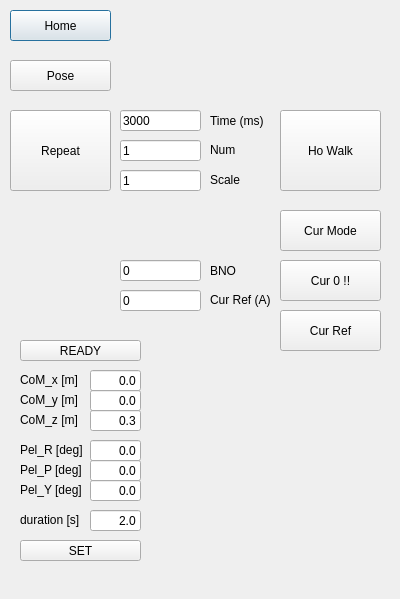
<?xml version="1.0" encoding="UTF-8"?>
<ui version="4.0">
 <class>PerformanceTestDialog</class>
 <widget class="QDialog" name="PerformanceTestDialog">
  <property name="geometry">
   <rect>
    <x>0</x>
    <y>0</y>
    <width>400</width>
    <height>599</height>
   </rect>
  </property>
  <property name="windowTitle">
   <string>Dialog</string>
  </property>
  <widget class="QPushButton" name="PT_BTN_HOME">
   <property name="geometry">
    <rect>
     <x>10</x>
     <y>10</y>
     <width>101</width>
     <height>31</height>
    </rect>
   </property>
   <property name="text">
    <string>Home</string>
   </property>
  </widget>
  <widget class="QPushButton" name="PT_BTN_POSE">
   <property name="geometry">
    <rect>
     <x>10</x>
     <y>60</y>
     <width>101</width>
     <height>31</height>
    </rect>
   </property>
   <property name="text">
    <string>Pose</string>
   </property>
  </widget>
  <widget class="QPushButton" name="PT_BTN_RPT">
   <property name="geometry">
    <rect>
     <x>10</x>
     <y>110</y>
     <width>101</width>
     <height>81</height>
    </rect>
   </property>
   <property name="text">
    <string>Repeat</string>
   </property>
  </widget>
  <widget class="QLineEdit" name="PT_LEDIT_NUM">
   <property name="geometry">
    <rect>
     <x>120</x>
     <y>140</y>
     <width>81</width>
     <height>21</height>
    </rect>
   </property>
   <property name="text">
    <string>1</string>
   </property>
  </widget>
  <widget class="QLineEdit" name="PT_LEDIT_TIME">
   <property name="geometry">
    <rect>
     <x>120</x>
     <y>110</y>
     <width>81</width>
     <height>21</height>
    </rect>
   </property>
   <property name="text">
    <string>3000</string>
   </property>
  </widget>
  <widget class="QLabel" name="label">
   <property name="geometry">
    <rect>
     <x>210</x>
     <y>111</y>
     <width>71</width>
     <height>20</height>
    </rect>
   </property>
   <property name="text">
    <string>Time (ms)</string>
   </property>
  </widget>
  <widget class="QLabel" name="label_2">
   <property name="geometry">
    <rect>
     <x>210</x>
     <y>140</y>
     <width>71</width>
     <height>20</height>
    </rect>
   </property>
   <property name="text">
    <string>Num</string>
   </property>
  </widget>
  <widget class="QLineEdit" name="PT_LEDIT_SCALE">
   <property name="geometry">
    <rect>
     <x>120</x>
     <y>170</y>
     <width>81</width>
     <height>21</height>
    </rect>
   </property>
   <property name="text">
    <string>1</string>
   </property>
  </widget>
  <widget class="QLabel" name="label_3">
   <property name="geometry">
    <rect>
     <x>210</x>
     <y>170</y>
     <width>71</width>
     <height>20</height>
    </rect>
   </property>
   <property name="text">
    <string>Scale</string>
   </property>
  </widget>
  <widget class="QPushButton" name="PT_BTN_WALKING">
   <property name="geometry">
    <rect>
     <x>280</x>
     <y>110</y>
     <width>101</width>
     <height>81</height>
    </rect>
   </property>
   <property name="text">
    <string>Ho Walk</string>
   </property>
  </widget>
  <widget class="QPushButton" name="PT_BTN_CUR_ZERO">
   <property name="geometry">
    <rect>
     <x>280</x>
     <y>260</y>
     <width>101</width>
     <height>41</height>
    </rect>
   </property>
   <property name="text">
    <string>Cur 0 !!</string>
   </property>
  </widget>
  <widget class="QPushButton" name="PT_BTN_CUR_REF">
   <property name="geometry">
    <rect>
     <x>280</x>
     <y>310</y>
     <width>101</width>
     <height>41</height>
    </rect>
   </property>
   <property name="text">
    <string>Cur Ref</string>
   </property>
  </widget>
  <widget class="QLabel" name="label_4">
   <property name="geometry">
    <rect>
     <x>210</x>
     <y>290</y>
     <width>71</width>
     <height>20</height>
    </rect>
   </property>
   <property name="text">
    <string>Cur Ref (A)</string>
   </property>
  </widget>
  <widget class="QLineEdit" name="PT_LEDIT_CUR_BNO">
   <property name="geometry">
    <rect>
     <x>120</x>
     <y>260</y>
     <width>81</width>
     <height>21</height>
    </rect>
   </property>
   <property name="text">
    <string>0</string>
   </property>
  </widget>
  <widget class="QLabel" name="label_5">
   <property name="geometry">
    <rect>
     <x>210</x>
     <y>261</y>
     <width>71</width>
     <height>20</height>
    </rect>
   </property>
   <property name="text">
    <string>BNO</string>
   </property>
  </widget>
  <widget class="QLineEdit" name="PT_LEDIT_CUR_REF">
   <property name="geometry">
    <rect>
     <x>120</x>
     <y>290</y>
     <width>81</width>
     <height>21</height>
    </rect>
   </property>
   <property name="text">
    <string>0</string>
   </property>
  </widget>
  <widget class="QPushButton" name="PT_BTN_CUR_MODE">
   <property name="geometry">
    <rect>
     <x>280</x>
     <y>210</y>
     <width>101</width>
     <height>41</height>
    </rect>
   </property>
   <property name="text">
    <string>Cur Mode</string>
   </property>
  </widget>
  <widget class="QLabel" name="label_6">
   <property name="geometry">
    <rect>
     <x>20</x>
     <y>370</y>
     <width>71</width>
     <height>20</height>
    </rect>
   </property>
   <property name="text">
    <string>CoM_x [m]</string>
   </property>
  </widget>
  <widget class="QLabel" name="label_7">
   <property name="geometry">
    <rect>
     <x>20</x>
     <y>390</y>
     <width>71</width>
     <height>20</height>
    </rect>
   </property>
   <property name="text">
    <string>CoM_y [m]</string>
   </property>
  </widget>
  <widget class="QLabel" name="label_8">
   <property name="geometry">
    <rect>
     <x>20</x>
     <y>410</y>
     <width>71</width>
     <height>20</height>
    </rect>
   </property>
   <property name="text">
    <string>CoM_z [m]</string>
   </property>
  </widget>
  <widget class="QLineEdit" name="PT_LEDIT_COMX">
   <property name="geometry">
    <rect>
     <x>90</x>
     <y>370</y>
     <width>51</width>
     <height>21</height>
    </rect>
   </property>
   <property name="text">
    <string>0.0</string>
   </property>
   <property name="alignment">
    <set>Qt::AlignRight|Qt::AlignTrailing|Qt::AlignVCenter</set>
   </property>
  </widget>
  <widget class="QLineEdit" name="PT_LEDIT_COMY">
   <property name="geometry">
    <rect>
     <x>90</x>
     <y>390</y>
     <width>51</width>
     <height>21</height>
    </rect>
   </property>
   <property name="text">
    <string>0.0</string>
   </property>
   <property name="alignment">
    <set>Qt::AlignRight|Qt::AlignTrailing|Qt::AlignVCenter</set>
   </property>
  </widget>
  <widget class="QLineEdit" name="PT_LEDIT_COMZ">
   <property name="geometry">
    <rect>
     <x>90</x>
     <y>410</y>
     <width>51</width>
     <height>21</height>
    </rect>
   </property>
   <property name="text">
    <string>0.3</string>
   </property>
   <property name="alignment">
    <set>Qt::AlignRight|Qt::AlignTrailing|Qt::AlignVCenter</set>
   </property>
  </widget>
  <widget class="QLabel" name="label_9">
   <property name="geometry">
    <rect>
     <x>20</x>
     <y>460</y>
     <width>71</width>
     <height>20</height>
    </rect>
   </property>
   <property name="text">
    <string>Pel_P [deg]</string>
   </property>
  </widget>
  <widget class="QLabel" name="label_10">
   <property name="geometry">
    <rect>
     <x>20</x>
     <y>480</y>
     <width>71</width>
     <height>20</height>
    </rect>
   </property>
   <property name="text">
    <string>Pel_Y [deg]</string>
   </property>
  </widget>
  <widget class="QLabel" name="label_11">
   <property name="geometry">
    <rect>
     <x>20</x>
     <y>440</y>
     <width>71</width>
     <height>20</height>
    </rect>
   </property>
   <property name="text">
    <string>Pel_R [deg]</string>
   </property>
  </widget>
  <widget class="QLineEdit" name="PT_LEDIT_PEL_PITCH">
   <property name="geometry">
    <rect>
     <x>90</x>
     <y>460</y>
     <width>51</width>
     <height>21</height>
    </rect>
   </property>
   <property name="text">
    <string>0.0</string>
   </property>
   <property name="alignment">
    <set>Qt::AlignRight|Qt::AlignTrailing|Qt::AlignVCenter</set>
   </property>
  </widget>
  <widget class="QLineEdit" name="PT_LEDIT_PEL_YAW">
   <property name="geometry">
    <rect>
     <x>90</x>
     <y>480</y>
     <width>51</width>
     <height>21</height>
    </rect>
   </property>
   <property name="text">
    <string>0.0</string>
   </property>
   <property name="alignment">
    <set>Qt::AlignRight|Qt::AlignTrailing|Qt::AlignVCenter</set>
   </property>
  </widget>
  <widget class="QLineEdit" name="PT_LEDIT_PEL_ROLL">
   <property name="geometry">
    <rect>
     <x>90</x>
     <y>440</y>
     <width>51</width>
     <height>21</height>
    </rect>
   </property>
   <property name="text">
    <string>0.0</string>
   </property>
   <property name="alignment">
    <set>Qt::AlignRight|Qt::AlignTrailing|Qt::AlignVCenter</set>
   </property>
  </widget>
  <widget class="QPushButton" name="PT_BTN_COM_PEL_SET">
   <property name="geometry">
    <rect>
     <x>20</x>
     <y>540</y>
     <width>121</width>
     <height>21</height>
    </rect>
   </property>
   <property name="text">
    <string>SET</string>
   </property>
  </widget>
  <widget class="QLabel" name="label_12">
   <property name="geometry">
    <rect>
     <x>20</x>
     <y>510</y>
     <width>71</width>
     <height>20</height>
    </rect>
   </property>
   <property name="text">
    <string>duration [s]</string>
   </property>
  </widget>
  <widget class="QLineEdit" name="PT_LEDIT_DURATION">
   <property name="geometry">
    <rect>
     <x>90</x>
     <y>510</y>
     <width>51</width>
     <height>21</height>
    </rect>
   </property>
   <property name="text">
    <string>2.0</string>
   </property>
   <property name="alignment">
    <set>Qt::AlignRight|Qt::AlignTrailing|Qt::AlignVCenter</set>
   </property>
  </widget>
  <widget class="QPushButton" name="PT_BTN_COM_PEL_READY">
   <property name="geometry">
    <rect>
     <x>20</x>
     <y>340</y>
     <width>121</width>
     <height>21</height>
    </rect>
   </property>
   <property name="text">
    <string>READY</string>
   </property>
  </widget>
 </widget>
 <resources/>
 <connections/>
</ui>
